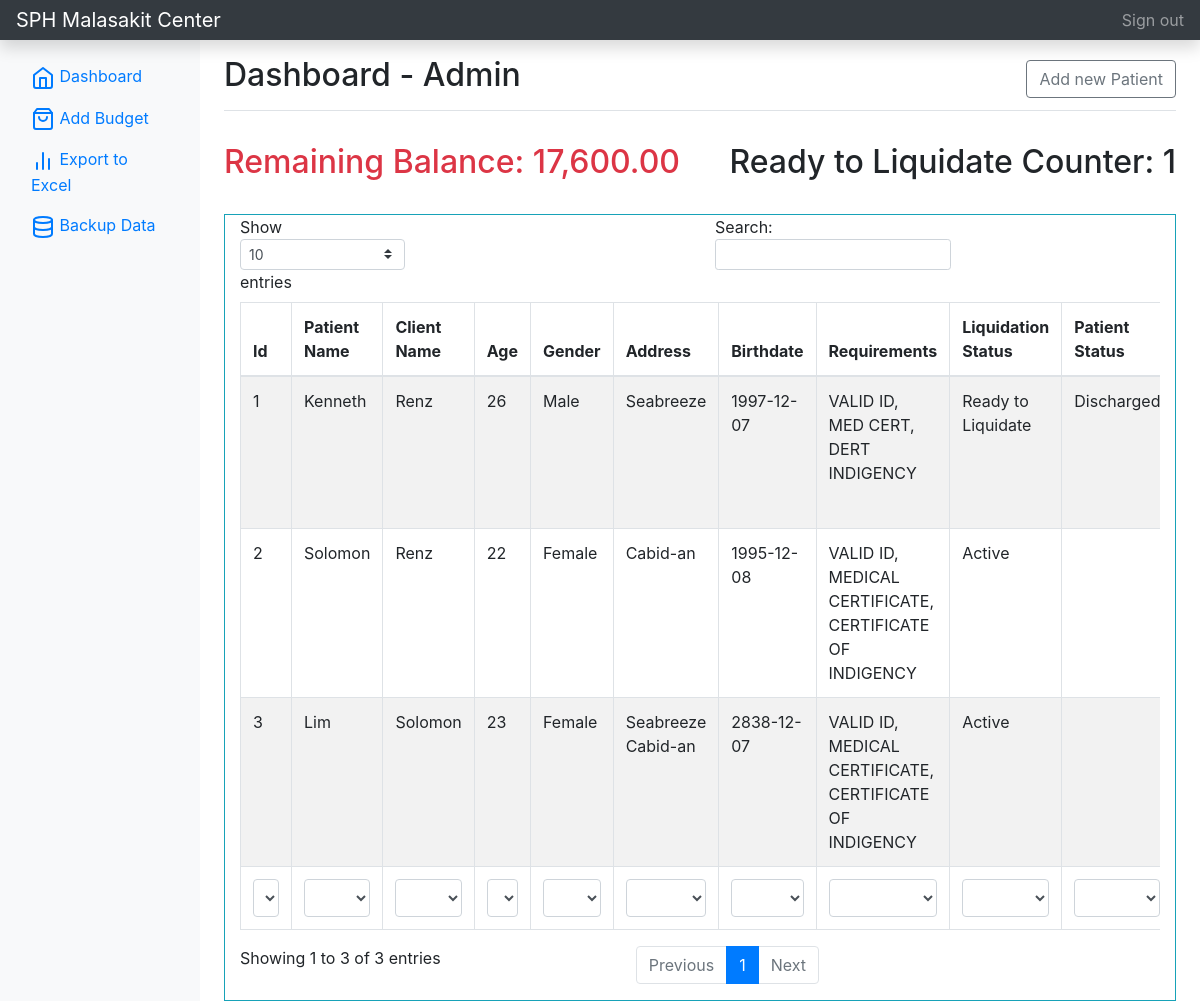
Screenshot of /home.php?id=1 (signed in) with the database file from the repository.
### tables this page shows
CREATE TABLE IF NOT EXISTS `budget` (
  `id` int(12) unsigned NOT NULL AUTO_INCREMENT,
  `amount` double DEFAULT NULL,
  PRIMARY KEY (`id`)
);

CREATE TABLE IF NOT EXISTS `tbl_client` (
  `id` int(24) unsigned NOT NULL AUTO_INCREMENT,
  `fullname` varchar(255) NOT NULL,
  `fullname_client` varchar(255) NOT NULL,
  `age` int(12) NOT NULL,
  `gender` varchar(50) NOT NULL,
  `address` varchar(50) NOT NULL,
  `birthdate` varchar(50) NOT NULL,
  `requirements` varchar(255) NOT NULL,
  `patient_status` varchar(50) DEFAULT NULL,
  PRIMARY KEY (`id`)
);

### home.php (the view, shortened to what this page needs)
<?php
include_once('connection.php');
if (isset($_SESSION['loggedin'])) {
?>
<!doctype html>
<html lang="en">
  <head>
<link href="./assets/css/bootstrap.min.css" rel="stylesheet">
    <link href="./assets/css/bootstrap.min2.css" rel="stylesheet">
  </head>
  <body>
    <nav class="navbar navbar-dark sticky-top bg-dark flex-md-nowrap p-0 shadow">
      <a class="navbar-brand col-md-3 col-lg-2 mr-0 px-3" href="home.php?id=<?php echo $_GET['id'] ?>">SPH Malasakit Center</a>
      <ul class="navbar-nav px-3">
        <li class="nav-item text-nowrap">
          <a class="nav-link" href="logout.php">Sign out</a>
        </li>
      </ul>
    </nav>
<div class="container-fluid">
  <div class="row">
  <?php include 'sidebar.php';?>
    <main role="main" class="col-md-9 ml-sm-auto col-lg-10 px-md-4">
      <div class="d-flex justify-content-between flex-wrap flex-md-nowrap align-items-center pt-3 pb-2 mb-3 border-bottom">
        <h1 class="h2">Dashboard - <?php echo $_SESSION['user_fullname'] ?></h1>
        <button class="btn btn-md btn-outline-secondary" type="button" data-toggle="collapse" data-target="#newClientCollapse" aria-expanded="false" aria-controls="newClientCollapse">
            Add new Patient
        </button>
      </div>
        <div class="d-flex justify-content-between flex-wrap flex-md-nowrap align-items-center pt-3 pb-2 mb-3">
            <h1 class="h2 text-danger">
            <?php
                $sql = "SELECT * FROM budget";
                    $result = mysqli_query($conn, $sql);
                    if (mysqli_num_rows($result) > 0) {
                        while ($row = mysqli_fetch_assoc($result)) {
                          $balance = $row['amount'];
                          echo 'Remaining Balance: ' . number_format($balance, 2);
                        }
                      }
            ?>
            </h1>
            <h2>
                <?php
                    $sql = "SELECT * FROM tbl_client WHERE patient_status ='Discharged'";
                    $result = mysqli_query($conn, $sql);
                    $total_discharged = mysqli_num_rows($result) ;
                    echo 'Ready to Liquidate Counter: ' . $total_discharged;
                ?>
            </h2>
        </div>
            <div class="container-fluid mt-3">
                <div class="row">
                        <div class="col-md-12 border border-info">
                            <div class="table-responsive">
                            <table id="example" class="table table-striped table-bordered" style="width:100%">
                                <thead>
                                    <tr>
                                        <th>Id</th>
                                        <th>Patient Name</th>
                                        <th>Client Name</th>
                                        <th>Age</th>
                                        <th>Gender</th>
                                        <th>Address</th>
                                        <th>Birthdate</th>
                                        <th>Requirements</th>
                                        <th>Liquidation Status</th>
                                        <th>Patient Status</th>
                                    </tr>
                                </thead>
                                <tbody>
                                <?php
                                $sql = "SELECT * FROM tbl_client ORDER BY id desc";
                                    $result = mysqli_query($conn, $sql);
                                    if (mysqli_num_rows($result) > 0) {
                                        while ($row = mysqli_fetch_assoc($result)) {
                                            $id = $row['id'];
                                            $fullname = $row['fullname'];
                                            $age = $row['age'];
                                            $gender = $row['gender'];
                                            $address = $row['address'];
                                            $birthdate = $row['birthdate'];
                                            $requirements = $row['requirements'];
                                            $patient_status = $row['patient_status'];
                                            $beneficiary_name = $row['fullname_client'];
                                            $sql2 = "SELECT SUM(amount) as balance FROM listofavailment WHERE client_id = $id && status != 'Complete' ";
                                                $result2 = mysqli_query($conn, $sql2);
                                                if (mysqli_num_rows($result2) > 0) {
                                                    while ($row2 = mysqli_fetch_assoc($result2)) {
                                                    $balance = $row2['balance'];
                                                    $total =  2000 - $balance;
                                                    }
                                                }
                                            echo '
                                                <tr>
                                                    <td>' . $id . '</td>
                                                    <td>' . $fullname . '</td>
                                                    <td>' . $beneficiary_name . '</td>
                                                    <td>' . $age . '</td>
                                                    <td>' . $gender . '</td>
                                                    <td>' . $address . '</td>
                                                    <td>' . $birthdate . '</td>
                                                    <td>' . $requirements . '</td>
                                                    <td>';
                                                    if($total <= 0){
                                                        echo 'Ready to Liquidate';
                                                    } else {
                                                        echo 'Active';
                                                    }
                                                    echo'
                                                    </td>
                                                    <td>' . $patient_status . '</td>
                                                    <td align="center">
                                                        <a href="addAvailment.php?id='.$_GET['id'].'&client_id='.$id.'" class="btn btn-md btn-outline-secondary"><span data-feather="eye"></span> View</a>
                                                        <a href="editClient.php?id='.$_GET['id'].'&client_id='.$id.'" class="btn btn-md btn-outline-secondary"><span data-feather="send"></span> Edit</a>
                                                    </td>
                                                </tr>
                                                ';
                                        }
                                    }
                                    ?>
                                </tbody>
                                <tfoot>
                                    <tr>
                                        <th>Id</th>
                                        <th>Patient Name</th>
                                        <th>Client Name</th>
                                        <th>Age</th>
                                        <th>Gender</th>
                                        <th>Address</th>
                                        <th>Birthdate</th>
                                        <th>Requirements</th>
                                        <th>Liquidation Status</th>
                                        <th>Patient Status</th>
                                    </tr>
                                </tfoot>
                            </table>
                        </div>
                    </div>
                </div>
            </div>
    </main>
  </div>
</div>
    </body>
</html>
<?php
} else {
    $url = "./index.php";
    $url = str_replace(PHP_EOL, '', $url);
    header("Location: $url");
}
?>

### rows the page displays
budget: amount "17,600.00"
tbl_client: id "3", fullname "Lim", fullname_client "Solomon", age "23", gender "Female", address "Seabreeze Cabid-an", birthdate "2838-12-07", requirements "VALID ID, MEDICAL CERTIFICATE, CERTIFICATE OF INDIGENCY", shows "Active"
tbl_client: id "2", fullname "Solomon", fullname_client "Renz", age "22", gender "Female", address "Cabid-an", birthdate "1995-12-08", requirements "VALID ID, MEDICAL CERTIFICATE, CERTIFICATE OF INDIGENCY", shows "Active"
tbl_client: id "1", fullname "Kenneth", fullname_client "Renz", age "26", gender "Male", address "Seabreeze", birthdate "1997-12-07", requirements "VALID ID, MED CERT, DERT INDIGENCY", shows "Ready to Liquidate", patient_status "Discharged"

### other values shown
$_SESSION['user_fullname'] "Admin"
$total_discharged "1"
